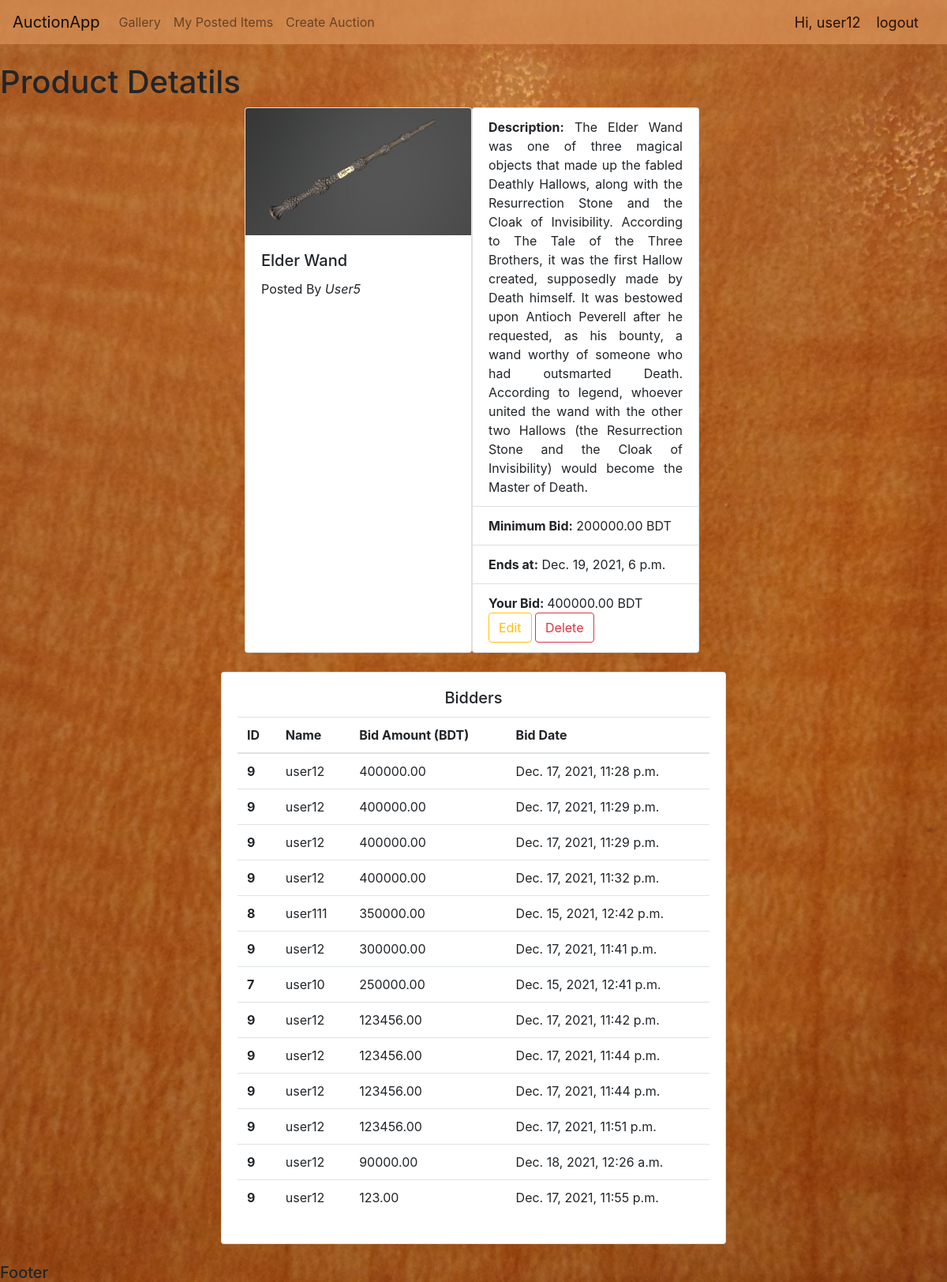
The app's page /product-details/3/ (signed in) with its own data.
### accounts/models.py (models this page shows, shortened)
class AuctionProduct(models.Model):
    user_id = models.ForeignKey(User, on_delete=models.CASCADE, null=True)
    product_name = models.CharField(max_length=200, null=True)
    product_description = models.TextField(null=True)
    product_photo = models.ImageField(null=True, blank=True, upload_to=get_file_name)
    minimum_bid_price = models.DecimalField(max_digits=12, decimal_places=2)
    auction_end_date_time = models.DateTimeField()
    date_created = models.DateTimeField(auto_now_add=True)

class Bidder(models.Model):
    bidder = models.ForeignKey(User, on_delete=models.CASCADE)
    auction_product_id = models.ForeignKey(AuctionProduct, on_delete=models.CASCADE, default=None)
    bid_amount = models.DecimalField(max_digits=12, decimal_places=2)
    bid_date = models.DateTimeField(auto_now_add=True)

### accounts/views.py (the view)
# urls.py: path('product-details/<str:pk>/', views.product_details, name='product-details'),
@login_required(login_url='login')
def product_details(request, pk):
    product = AuctionProduct.objects.get(id=pk)
    bidders = Bidder.objects.filter(auction_product_id=pk).order_by('-bid_amount')
    winner = bidders.first
    current_user_as_bidder = Bidder.objects.filter(auction_product_id=pk, bidder=request.user)
    today =  datetime.datetime.now()
    context = {
        'product': product,
        'bidders': bidders,
        'current_user_as_bidder': current_user_as_bidder,
        'today': today,
        'winner': winner,
    }
    return render(request, 'accounts/product_details.html', context)

### accounts/templates/accounts/product_details.html (shortened to what this page needs)
{% extends 'accounts/base.html' %}
{% block content %}
    <h1>
        Product Detatils
    </h1>
    <div class="product-div">
        <div class="row">
                <div class="card" style="width: 18rem;">
                    <img class="card-img-top" src="{{product.product_photo.url}}" alt="Card image cap">
                    <div class="card-body">
                        <h5 class="card-title">{{product.product_name}}</h5>
                        <p class="card-text">Posted By <i>{{product.user_id.username}}</i></p>
                    </div>
                </div>
            <div class="card" style="width: 18rem;">
                <ul class="list-group list-group-flush">
                    <li class="list-group-item"><b>Description:</b> {{product.product_description}}</li>
                    <li class="list-group-item"><b>Minimum Bid:</b> {{product.minimum_bid_price}} BDT</li>
                    <li class="list-group-item"><b>Ends at:</b> {{product.auction_end_date_time}}</li>
                    {% if product.auction_end_date_time.date < today.date and product.auction_end_date_time.time < today.time  %}
                        <li class="list-group-item">Auction Ended. <br> Winner is {{winner.bidder}}</li>
                    {% elif current_user_as_bidder %}
                        <li class="list-group-item">
                            <strong>Your Bid: </strong> {{current_user_as_bidder.first.bid_amount}} BDT
                            <br>
                            <a href="{% url 'update-bid' product.id %}" class="btn btn-outline-warning">Edit</a>
                            <a href="{% url 'delete-bid' product.id %}" class="btn btn-outline-danger">Delete</a>
                        </li>
                    {% endif %}
                </ul>
            </div>
        </div>
    </div>
    <br>
    <center>
        <div class="card" style="width: 40rem;">
            <div class="card-body">
                <h5 class="card-title">Bidders</h5>
                <p class="card-text">
                    <table class="table">
                    <thead>
                        <tr>
                        <th scope="col">ID</th>
                        <th scope="col">Name</th>
                        <th scope="col">Bid Amount (BDT)</th>
                        <th scope="col">Bid Date</th>
                        </tr>
                    </thead>
                    <tbody>
                        {% for bidder_data in bidders %}
                        <tr>
                        <th scope="row">{{bidder_data.bidder.id}}</th>
                        <td>{{bidder_data.bidder.username}}</td>
                        <td>{{bidder_data.bid_amount}}</td>
                        <td>{{bidder_data.bid_date}}</td>
                        </tr>
                        {% endfor%}
                    </tbody>
                    </table>
                </p>
            </div>
        </div>
    </center>
{% endblock %}

### accounts/templates/accounts/navbar.html (shortened to what this page needs)
<nav class="navbar navbar-expand-lg navbar-light" style="background-color: #da9358b7;">
  <a class="navbar-brand" href="{% url 'gallery' %}">AuctionApp</a>
  <div class="collapse navbar-collapse" id="navbarNav">
    <ul class="navbar-nav">
      <li class="nav-item">
        <a class="nav-link" href="{% url 'gallery' %}">Gallery</a>
      </li>
      <li class="nav-item">
        <a class="nav-link" href="{% url 'my-posted-items' %}">My Posted Items</a>
      </li>
      <li class="nav-item">
        <a class="nav-link" href="{% url 'create-auction-product' %}">Create Auction</a>
      </li>
    </ul>
  </div>
  <span class="user-styling">Hi, {{request.user}}</span>
  <span><a class="user-styling" href="{% url 'logout' %}">logout</a></span>
</nav>

### accounts/static/accounts/css/base.css (style rules this page uses)
body { background-image: url("../assets/auction_background.jpg"); height: 500px; background-position: center; background-repeat: no-repeat; background-size: cover; background-attachment: fixed; }

### accounts/templates/accounts/navbar.html (style rules this page uses)
.user-styling { font-size: 18px; color: rgb(37, 15, 4) !important; margin-right: 20px; }

### accounts/templates/accounts/product_details.html (style rules this page uses)
.product-div { width: 550px; margin: 0 auto; text-align: justify; }

### records on screen
AuctionProduct: product_photo (picture), product_name "Elder Wand", user_id.username "User5", product_description "The Elder Wand was one of three magical objects that made up the fabled Deathly Hallows, along with the Resurrection Stone and the Cloak of Invisibility. According to The Tale of the Three Brothers, it was the first Hallow created, supposedly made by Death himself. It was bestowed upon Antioch Peverell after he requested, as his bounty, a wand worthy of someone who had outsmarted Death. According to legend, whoever united the wand with the other two Hallows (the Resurrection Stone and the Cloak of Invisibility) would become the Master of Death.", minimum_bid_price "200000.00", auction_end_date_time "Dec. 19, 2021, 6 p.m."
Bidder: first.bid_amount "400000.00", bidder.id "9", bidder.username "user12", bid_amount "400000.00", bid_date "Dec. 17, 2021, 11:28 p.m."
Bidder: bidder.id "9", bidder.username "user12", bid_amount "400000.00", bid_date "Dec. 17, 2021, 11:29 p.m."
Bidder: bidder.id "9", bidder.username "user12", bid_amount "400000.00", bid_date "Dec. 17, 2021, 11:29 p.m."
Bidder: bidder.id "9", bidder.username "user12", bid_amount "400000.00", bid_date "Dec. 17, 2021, 11:32 p.m."
Bidder: bidder.id "8", bidder.username "user111", bid_amount "350000.00", bid_date "Dec. 15, 2021, 12:42 p.m."
Bidder: bidder.id "9", bidder.username "user12", bid_amount "300000.00", bid_date "Dec. 17, 2021, 11:41 p.m."
Bidder: bidder.id "7", bidder.username "user10", bid_amount "250000.00", bid_date "Dec. 15, 2021, 12:41 p.m."
Bidder: bidder.id "9", bidder.username "user12", bid_amount "123456.00", bid_date "Dec. 17, 2021, 11:42 p.m."
Bidder: bidder.id "9", bidder.username "user12", bid_amount "123456.00", bid_date "Dec. 17, 2021, 11:44 p.m."
Bidder: bidder.id "9", bidder.username "user12", bid_amount "123456.00", bid_date "Dec. 17, 2021, 11:44 p.m."
Bidder: bidder.id "9", bidder.username "user12", bid_amount "123456.00", bid_date "Dec. 17, 2021, 11:51 p.m."
Bidder: bidder.id "9", bidder.username "user12", bid_amount "90000.00", bid_date "Dec. 18, 2021, 12:26 a.m."
Bidder: bidder.id "9", bidder.username "user12", bid_amount "123.00", bid_date "Dec. 17, 2021, 11:55 p.m."

### other values on screen
{{ request.user }} "user12"
